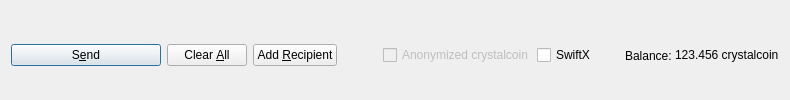
         <widget class="QFrame" name="frame_Send">
          <layout class="QHBoxLayout" name="horizontalLayout">
           <property name="bottomMargin">
            <number>0</number>
           </property>
           <item>
            <widget class="QPushButton" name="sendButton">
             <property name="minimumSize">
              <size>
               <width>150</width>
               <height>0</height>
              </size>
             </property>
             <property name="toolTip">
              <string>Confirm the send action</string>
             </property>
             <property name="text">
              <string>S&amp;end</string>
             </property>
             <property name="icon">
              <iconset resource="../crystalcoin.qrc">
               <normaloff>:/icons/send</normaloff>:/icons/send</iconset>
             </property>
             <property name="autoDefault">
              <bool>false</bool>
             </property>
             <property name="default">
              <bool>true</bool>
             </property>
            </widget>
           </item>
           <item>
            <widget class="QPushButton" name="clearButton">
             <property name="sizePolicy">
              <sizepolicy hsizetype="Minimum" vsizetype="Fixed">
               <horstretch>0</horstretch>
               <verstretch>0</verstretch>
              </sizepolicy>
             </property>
             <property name="toolTip">
              <string>Clear all fields of the form.</string>
             </property>
             <property name="text">
              <string>Clear &amp;All</string>
             </property>
             <property name="icon">
              <iconset resource="../crystalcoin.qrc">
               <normaloff>:/icons/remove</normaloff>:/icons/remove</iconset>
             </property>
             <property name="autoDefault">
              <bool>false</bool>
             </property>
            </widget>
           </item>
           <item>
            <widget class="QPushButton" name="addButton">
             <property name="toolTip">
              <string>Send to multiple recipients at once</string>
             </property>
             <property name="text">
              <string>Add &amp;Recipient</string>
             </property>
             <property name="icon">
              <iconset resource="../crystalcoin.qrc">
               <normaloff>:/icons/add</normaloff>:/icons/add</iconset>
             </property>
             <property name="autoDefault">
              <bool>false</bool>
             </property>
            </widget>
           </item>
           <item>
            <spacer name="horizontalSpacer">
             <property name="orientation">
              <enum>Qt::Horizontal</enum>
             </property>
             <property name="sizeHint" stdset="0">
              <size>
               <width>40</width>
               <height>20</height>
              </size>
             </property>
            </spacer>
           </item>
           <item>
            <layout class="QHBoxLayout" name="horizontalLayout_2">
             <property name="spacing">
              <number>3</number>
             </property>
             <item>
              <widget class="QCheckBox" name="checkzECA">
               <property name="enabled">
                <bool>false</bool>
               </property>
               <property name="text">
                <string>Anonymized crystalcoin</string>
               </property>
              </widget>
             </item>
             <item>
              <widget class="QCheckBox" name="checkSwiftTX">
               <property name="enabled">
                <bool>true</bool>
               </property>
               <property name="minimumSize">
                <size>
                 <width>85</width>
                 <height>0</height>
                </size>
               </property>
               <property name="text">
                <string>SwiftX</string>
               </property>
              </widget>
             </item>
             <item>
              <widget class="QLabel" name="label">
               <property name="text">
                <string>Balance:</string>
               </property>
              </widget>
             </item>
             <item>
              <widget class="QLabel" name="labelBalance">
               <property name="sizePolicy">
                <sizepolicy hsizetype="Preferred" vsizetype="Fixed">
                 <horstretch>0</horstretch>
                 <verstretch>0</verstretch>
                </sizepolicy>
               </property>
               <property name="cursor">
                <cursorShape>IBeamCursor</cursorShape>
               </property>
               <property name="text">
                <string notr="true">123.456 crystalcoin</string>
               </property>
               <property name="textInteractionFlags">
                <set>Qt::LinksAccessibleByMouse|Qt::TextSelectableByKeyboard|Qt::TextSelectableByMouse</set>
               </property>
              </widget>
             </item>
            </layout>
           </item>
          </layout>
         </widget>
